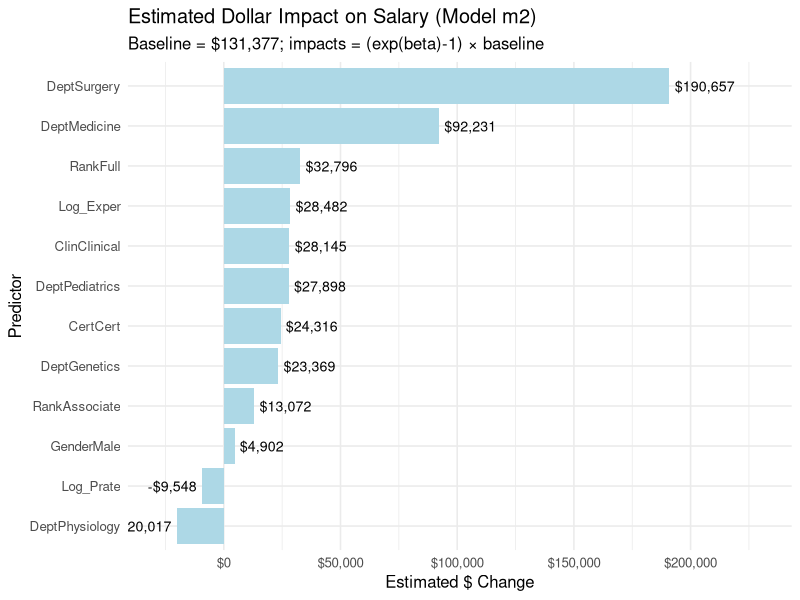
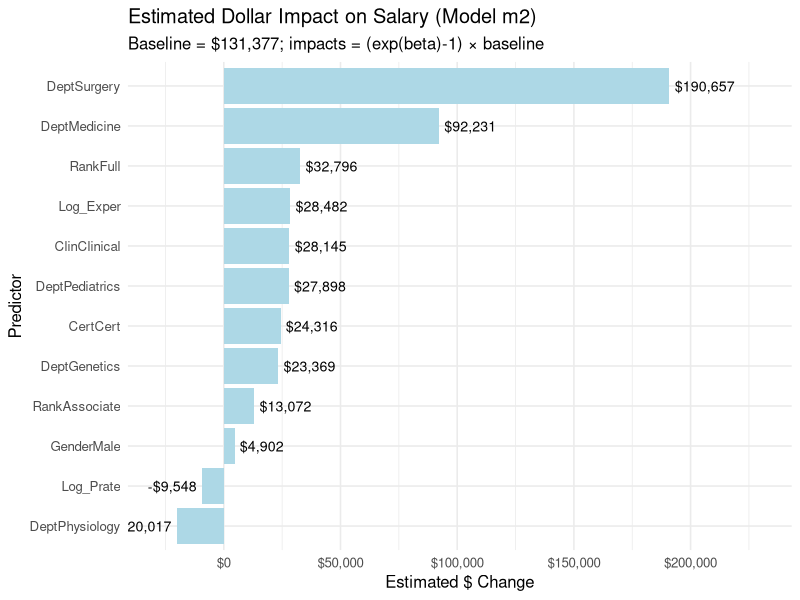

Source code (R) for these figures, in order:
# lawsuit_clean_pipeline.R
# Combined R pipeline for Lawsuit data analysis
# English comments, ggplot outputs, and clean CSV exports

# Load libraries
library(dplyr)
library(ggplot2)
library(scales)

# ========== STEP 1: Load and Clean Data ==========
setwd("/Users/zhangjianyu/Desktop/学习课件/NTU/AN6003 Analytics Strategy/AN6003 Course Materials/AN6003_GradedTeamAssignment")
if (!dir.exists("outputs")) dir.create("outputs")

df <- read.csv("Lawsuit.csv", stringsAsFactors = FALSE)

# Convert variables to factors/numeric as appropriate
df$Dept <- factor(df$Dept,
                  levels = 1:6,
                  labels = c("Biochem/MolBio", "Physiology", "Genetics",
                             "Pediatrics", "Medicine", "Surgery"))
df$Gender <- factor(df$Gender, levels = c(0, 1), labels = c("Female", "Male"))
df$Clin   <- factor(df$Clin,   levels = c(0, 1), labels = c("Research", "Clinical"))
df$Cert   <- factor(df$Cert,   levels = c(0, 1), labels = c("NotCert", "Cert"))
df$Rank   <- factor(df$Rank,   levels = c(1, 2, 3), labels = c("Assistant", "Associate", "Full"))

# Ensure numeric
df$Sal94  <- as.numeric(df$Sal94)
df$Prate  <- as.numeric(df$Prate)
df$Exper  <- as.numeric(df$Exper)

# Log transforms
df <- df %>%
  mutate(
    Log_Sal94  = log(Sal94),
    Log_Sal95  = log(Sal95),
    Log_Exper  = log1p(Exper),
    Log_Prate  = log1p(Prate)
  )

# ========== STEP 2: Train/Test Split ==========
set.seed(42)
n <- nrow(df)
test_idx <- sample.int(n, size = ceiling(0.2 * n))
train <- df[-test_idx, ]
test  <- df[test_idx, ]

# ========== STEP 3: Fit Models ==========
m0 <- lm(Sal95 ~ Gender, data = train)
m1 <- lm(Sal95 ~ Gender + Dept + Rank + Exper + Prate + Cert + Clin, data = train)
m2 <- lm(Log_Sal94 ~ Gender + Clin + Cert + Log_Prate + Log_Exper + Dept + Rank, data = train)
m3 <- lm(Log_Sal94 ~ Gender + Clin + Cert + Log_Prate + Log_Exper + Dept, data = train)

# ========== STEP 4: Metrics ==========
rmse_vec <- function(actual, pred) sqrt(mean((actual - pred)^2, na.rm = TRUE))
r2_vec   <- function(actual, pred) {
  sse <- sum((actual - pred)^2, na.rm = TRUE)
  sst <- sum((actual - mean(actual, na.rm = TRUE))^2, na.rm = TRUE)
  1 - sse/sst
}

# Test predictions
yhat_m1 <- predict(m1, newdata = test)
met_m1 <- c(RMSE = rmse_vec(test$Sal95, yhat_m1), R2 = r2_vec(test$Sal95, yhat_m1))

yhat_m2_log <- predict(m2, newdata = test)
yhat_m3_log <- predict(m3, newdata = test)
smear2 <- mean(exp(residuals(m2)), na.rm = TRUE)
smear3 <- mean(exp(residuals(m3)), na.rm = TRUE)
yhat_m2_lvl <- smear2 * exp(yhat_m2_log)
yhat_m3_lvl <- smear3 * exp(yhat_m3_log)

met_m2_log <- c(RMSE = rmse_vec(test$Log_Sal94, yhat_m2_log), R2 = r2_vec(test$Log_Sal94, yhat_m2_log))
met_m3_log <- c(RMSE = rmse_vec(test$Log_Sal94, yhat_m3_log), R2 = r2_vec(test$Log_Sal94, yhat_m3_log))
met_m2_lvl <- c(RMSE = rmse_vec(test$Sal94, yhat_m2_lvl), R2 = r2_vec(test$Sal94, yhat_m2_lvl))
met_m3_lvl <- c(RMSE = rmse_vec(test$Sal94, yhat_m3_lvl), R2 = r2_vec(test$Sal94, yhat_m3_lvl))

test_metrics <- data.frame(
  model = c("m1 (level) - $", "m2 (log) - log", "m2 (log) - $", "m3 (log) - log", "m3 (log) - $"),
  RMSE  = c(met_m1["RMSE"], met_m2_log["RMSE"], met_m2_lvl["RMSE"], met_m3_log["RMSE"], met_m3_lvl["RMSE"]),
  R2    = c(met_m1["R2"],   met_m2_log["R2"],   met_m2_lvl["R2"],   met_m3_log["R2"],   met_m3_lvl["R2"])
)
write.csv(test_metrics, "outputs/test_metrics_oos.csv", row.names = FALSE)

# ========== STEP 5: Coefficients to $ Impacts (ggplot) ==========
base_salary <- median(train$Sal94, na.rm = TRUE)
coef_df <- summary(m2)$coefficients
coef_table <- data.frame(
  Term = rownames(coef_df),
  Estimate = coef_df[, "Estimate"],
  stringsAsFactors = FALSE
) %>%
  filter(Term != "(Intercept)") %>%
  mutate(
    Dollar_Impact = (exp(Estimate) - 1) * base_salary,
    Label = dollar_format()(Dollar_Impact)
  ) %>%
  arrange(desc(abs(Dollar_Impact)))

gg <- ggplot(coef_table, aes(x = reorder(Term, Dollar_Impact), y = Dollar_Impact)) +
  geom_col(fill = "lightblue") +
  coord_flip() +
  geom_text(aes(label = Label),
            hjust = ifelse(coef_table$Dollar_Impact >= 0, -0.1, 1.1),
            size = 3.6) +
  scale_y_continuous(labels = dollar_format(),
                     expand = expansion(mult = c(0.1, 0.25))) +
  labs(
    title = "Estimated Dollar Impact on Salary (Model m2)",
    subtitle = paste0("Baseline = ", dollar_format()(base_salary),
                      "; impacts = (exp(beta)-1) × baseline"),
    x = "Predictor",
    y = "Estimated $ Change"
  ) +
  theme_minimal(base_size = 12)

print(gg)
ggsave("outputs/m2_usd_barplot_gg.png", gg, width = 10, height = 7, dpi = 300)

cat("Analysis complete. Results saved in 'outputs/' and plot shown in RStudio Plots.\n")
